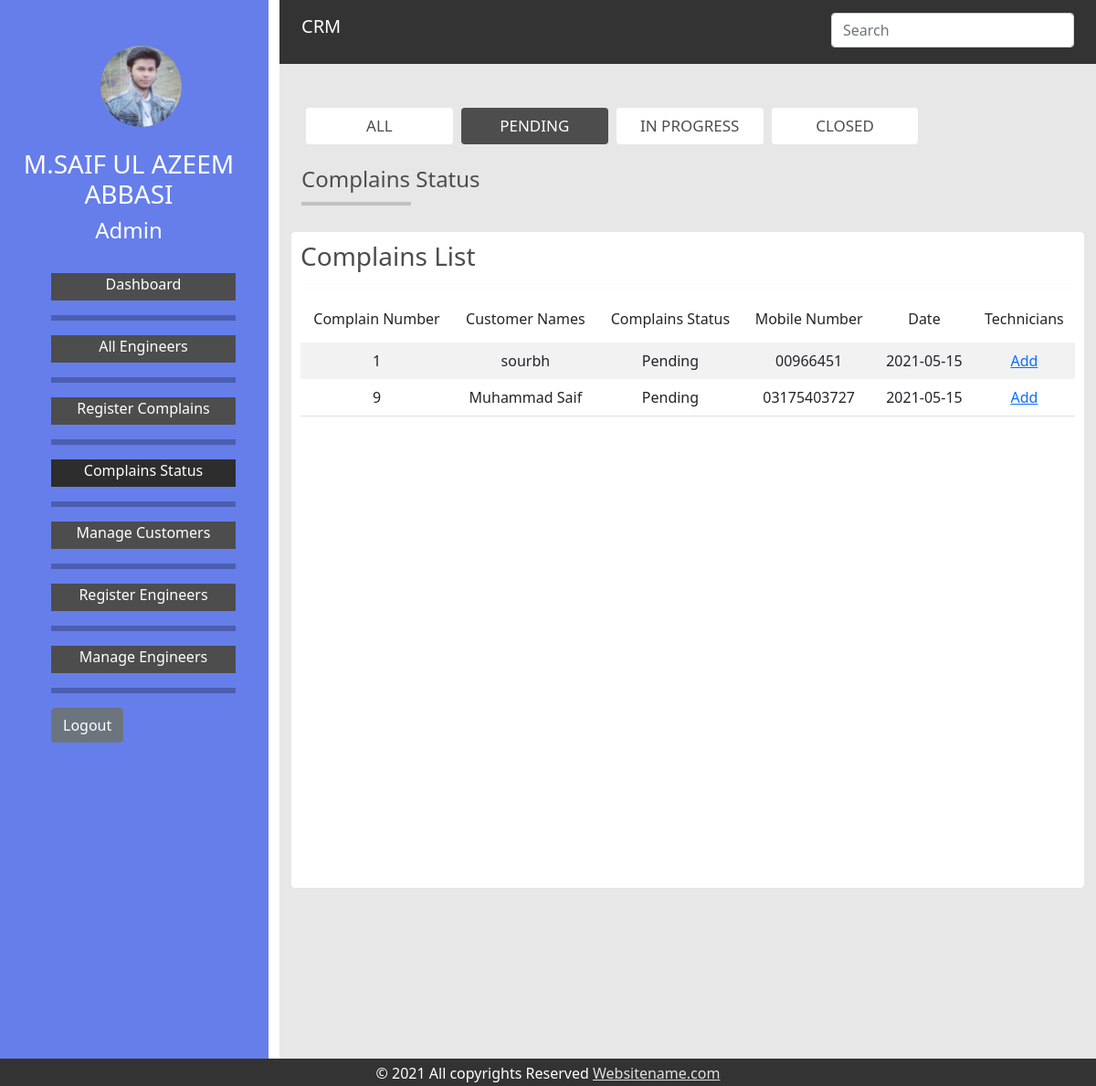
/pending.php (signed in), run on the app's committed database.
### tables this page shows
CREATE TABLE `complains` (
  `cp_id` int(10) NOT NULL,
  `c_id` int(10) NOT NULL,
  `id` int(10) DEFAULT NULL,
  `product` varchar(100) NOT NULL,
  `description` text NOT NULL,
  `cp_date` date NOT NULL DEFAULT current_timestamp(),
  `status` int(10) NOT NULL
);

CREATE TABLE `customers` (
  `c_id` int(10) NOT NULL,
  `c_name` varchar(100) NOT NULL,
  `c_mobile` varchar(100) NOT NULL,
  `c_alt_mobile` varchar(100) NOT NULL,
  `c_address` varchar(100) NOT NULL,
  `c_pincode` varchar(100) NOT NULL,
  `is_delete` int(10) NOT NULL DEFAULT 0
);

### pending.php (the view, shortened to what this page needs)
<?php
include("connection.php");
?>
<!DOCTYPE html>
<html>
<head>
    <link rel="stylesheet" type="text/css" href="css/style.css">
    <link rel="stylesheet" href="https://cdnjs.cloudflare.com/ajax/libs/font-awesome/4.7.0/css/font-awesome.min.css">
    <link href="https://cdn.jsdelivr.net/npm/bootstrap@5.0.0-beta1/dist/css/bootstrap.min.css" rel="stylesheet">
</head>
<body >
    <div class='fluid-container'>
        <div class='row' style="height: 100%;">
            <div class='col-lg-3 col-md-3 col-sm-12' style="background-color: #667eea;">
                <div class="container" style="color: #fff; position: sticky; top: 0;">
                    <div class="row" >
                        <div class="col-lg-4 col-md-4 col-sm-12"></div>
                        <div class="col-lg-8 col-md-8 col-sm-12" style="padding-top: 50px;"><a href="index.php"><img style=" border-radius: 50%; width: 60%; " src="images/profile_pic.jpeg" alt="Avatar"></a></div>
                    </div>
                    <br>
                    <div class="row" style="text-align: center;">
                        <h3>M.SAIF UL AZEEM ABBASI</h3>
                        <h4>Admin</h4>
                    </div>
                    <br>
                    <div class="row">
                        <div class="navigation">
                            <ul>
                            	<li><a  href="dashboard.php">Dashboard</a></li>
                            	 <hr class="new2">
                                <li><a   href="engineers_list.php">All Engineers</a></li>
                                <hr class="new2">
                                <li><a  href="register-complain.php">Register Complains</a></li>
                                <hr class="new2">
                                <li><a style="background-color: #2d2d2d;" href="complain-status.php">Complains Status</a></li>
                                <hr class="new2">
                                <li><a href="customer-list.php">Manage Customers</a></li>
                                <hr class="new2">
                                <li><a href="register-engineer.php">Register Engineers</a></li>
                                <hr class="new2">
                                <li><a href="manage_engineer.php">Manage Engineers</a></li>
                                <hr class="new2">
                                <li>
                                	<form>
                                		<input class="btn btn-secondary" type="submit" name="logout" value="Logout">
                                	</form>
                                </li>
                            </ul>
                        </div>
                    </div>
                    <br>
                    <br>
                    <br>
                    <br>
                    <br>
                    <br>
                    <br>
                    <br>
                    <br>
                </div>
            </div>
            <div class='main col-lg-9 col-md-9 col-sm-12' >
            <div style="  background-color: #e7e7e7;">
	<div  id="header" class="fluid-container sticky-top">
		<div class="container" style="padding-top: 14px;" id="nav-cont">
 			<div class="row">
 				<div class="col-4"><a id="logo" class="navbar-brand" href="index.php"> CRM</a></div>
 				<div class="col-4"></div>
 				<div class="col-4">
 					<form>
 						<input class="form-control" type="text" placeholder="Search" name="search-engr">
 					</form>
 				</div>
 			</div>
		</div>
	</div>
	<br>
<br>
	<div class="container">
		<div class="ul-container">
			 <ul>
                <li ><a class="btn btn-primary" style="background-color: #fff; color: #4d4d4d; border: none;" href="complain-status.php">ALL</a></li>
                <li><a class="btn btn-primary" style="background-color: #4d4d4d; color: #fff; border: none;" href="pending.php">PENDING</a></li>
                <li><a class="btn btn-primary" style="background-color: #fff; color: #4d4d4d;border: none;" href="inprogress.php">IN PROGRESS</a></li>
                <li><a class="btn btn-primary" style="background-color: #fff; color: #4d4d4d; border: none;" href="closed.php">CLOSED</a></li>
            </ul>
		</div>
		<br>
		<h4 style="color: #4d4d4d; margin-bottom: -5px;">Complains Status</h4>
		<hr style="border:2px solid #4d4d4d; width: 120px; float: left;">
	</div>
<br>
<br>
	<div class="container" id="main-body">
			<div class="row" style="padding-left: 0px;padding-right: 0px;">
				<div style="padding: 10px; border: 1px solid #e7e7e7; border-radius: 5px; background-color: #fff; height: 720px;  ">
					<h3 style="color: #4d4d4d;">Complains List</h3>
					<hr style="border:1px solid #f1f1f1">
					<div style="overflow:auto;height: 600px; background-color: #fff;">
					<table class="table table-striped  table-hover table-condensed" style="text-align: center;">
	                    <thead >
	                        <tr style="border: none;">
	                        	<th><h6>Complain Number</h6></th>
	                            <th ><h6>Customer Names</h6></th>
	                            <th><h6>Complains Status</h6></th>
	                            <th><h6>Mobile Number</h6></th>
	                            <th><h6>Date</h6></th>
	                            <th><h6>Technicians</h6></th>
	                        </tr>
	                    </thead>
	                    <tbody>
	                    	<?php
	                    		$query21=$con->prepare("SELECT * FROM complains WHERE status=0");
						        $query21->execute();
						        $resultss=$query21->get_result();
						        while($rows=$resultss->fetch_assoc())
						           {
						               $cp_id= $rows['cp_id'];
						               $c_id= $rows['c_id'];
						               $cp_status= $rows['status'];
						               $cp_date= $rows['cp_date'];
						               if($cp_status==0)
						               {
						               	$status='Pending';
						               }
						               else
						               {
						               	$status='In Progress';
						               }
						               $query22=$con->prepare("SELECT * FROM customers WHERE c_id=?");
								        $query22->bind_param("s",$c_id);
								        $query22->execute();
								        $resultsss=$query22->get_result();
								        while ($roow=$resultsss->fetch_assoc()) {
								        	$cust_name=$roow['c_name'];
								        	$cust_mobile=$roow['c_mobile'];
								        }
	                    	?>
	                        <tr>
	                            <td style="border-top: hidden;"><?php echo $cp_id; ?></td>
	                            <td style="border-top: hidden;"><?php echo $cust_name; ?></td>
	                            <td style="border-top: hidden;"><?php echo $status; ?></td>
	                            <td style="border-top: hidden;"><?php echo $cust_mobile; ?></td>
	                            <td style="border-top: hidden;"><?php echo $cp_date; ?></td>
	                            <td style="border-top: hidden;"><a href='<?php echo "add_technician.php?cpid=$cp_id && cid=$c_id" ?>'>Add</a></td>
	                        </tr>
	                        <?php
	                    			}
						        $query21->close(); ?>
	                    </tbody>
	                </table>
	            	</div>
	            </div>
	        </div>
	</div>
	<br>
	<br>
	<br>
	<br>
	<br>
	<br>
	<br>
	<br>
	<br>
	<div class="fluid-container sticky-bottom" style="background-color: #333; height: 30px;  position: fixed;left: 0;bottom: 0;width: 100%;">
        <div class="row" style="padding-top:4px;">
            <div class="col-2"></div>
            <div class="col-8"><p style="color: #fff; text-align: center;">© 2021 All copyrights Reserved <a style="color:#e2e2e2;" href="https://www.appsvista.com/">Websitename.com</a></p></div>
            <div class="col-2"></div>
        </div>
    </div>
</div>
            </div>
        </div>
    </div>
</body>
</html>
</html>

### css/style.css (style rules this page uses)
body, html { height: 100%; }
.main { height: 100%; }
.navigation ul { list-style: none; }
.navigation ul li a { width: 100%; height: 30px; display: block; background-color:#4d4d4d; text-align: center; text-decoration: none; color: #fff; font-size: 16px; }
.new2 { border: 3px solid black; }
#logo { color: #fff; }
.ul-container ul { list-style-type: none; margin: 0; padding-left:0px; }
.ul-container ul li { display: inline-block; width: 19%; margin-left: 5px; }
.ul-container ul li a { color: #fff; text-align: center; padding: 7px 8px; text-decoration: none; font-size: 17px; width: 100%; }
#header { background-color: #333; height:70px; width: 100%; top: 0; left: 0; }
.row:after { content: ""; display: table; clear: both; }

### data on the page
complains: cp_id "1", c.c_name "sourbh", status "Pending", c.c_mobile "00966451", cp_date "2021-05-15"
complains: cp_id "9", c.c_name "Muhammad Saif", status "Pending", c.c_mobile "03175403727", cp_date "2021-05-15"
